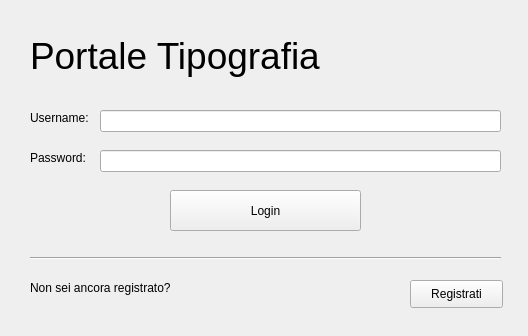
<?xml version="1.0" encoding="UTF-8"?>
<ui version="4.0">
 <class>MainWindow</class>
 <widget class="QMainWindow" name="MainWindow">
  <property name="geometry">
   <rect>
    <x>0</x>
    <y>0</y>
    <width>528</width>
    <height>336</height>
   </rect>
  </property>
  <property name="sizePolicy">
   <sizepolicy hsizetype="Fixed" vsizetype="Fixed">
    <horstretch>0</horstretch>
    <verstretch>0</verstretch>
   </sizepolicy>
  </property>
  <property name="maximumSize">
   <size>
    <width>528</width>
    <height>336</height>
   </size>
  </property>
  <property name="windowTitle">
   <string>Benvenuto nel Portale della Tipografia</string>
  </property>
  <widget class="QWidget" name="centralwidget">
   <widget class="QLabel" name="label">
    <property name="geometry">
     <rect>
      <x>30</x>
      <y>20</y>
      <width>471</width>
      <height>71</height>
     </rect>
    </property>
    <property name="font">
     <font>
      <pointsize>28</pointsize>
     </font>
    </property>
    <property name="text">
     <string>Portale Tipografia</string>
    </property>
   </widget>
   <widget class="QLabel" name="label_2">
    <property name="geometry">
     <rect>
      <x>30</x>
      <y>110</y>
      <width>71</width>
      <height>16</height>
     </rect>
    </property>
    <property name="text">
     <string>Username:</string>
    </property>
   </widget>
   <widget class="QLineEdit" name="lineEdit">
    <property name="geometry">
     <rect>
      <x>100</x>
      <y>110</y>
      <width>401</width>
      <height>22</height>
     </rect>
    </property>
   </widget>
   <widget class="QLineEdit" name="lineEdit_2">
    <property name="geometry">
     <rect>
      <x>100</x>
      <y>150</y>
      <width>401</width>
      <height>22</height>
     </rect>
    </property>
    <property name="echoMode">
     <enum>QLineEdit::Password</enum>
    </property>
    <property name="clearButtonEnabled">
     <bool>false</bool>
    </property>
   </widget>
   <widget class="QLabel" name="label_3">
    <property name="geometry">
     <rect>
      <x>30</x>
      <y>150</y>
      <width>71</width>
      <height>16</height>
     </rect>
    </property>
    <property name="text">
     <string>Password:</string>
    </property>
   </widget>
   <widget class="QPushButton" name="pushButton">
    <property name="geometry">
     <rect>
      <x>170</x>
      <y>190</y>
      <width>191</width>
      <height>41</height>
     </rect>
    </property>
    <property name="text">
     <string>Login</string>
    </property>
   </widget>
   <widget class="Line" name="line">
    <property name="geometry">
     <rect>
      <x>30</x>
      <y>250</y>
      <width>471</width>
      <height>16</height>
     </rect>
    </property>
    <property name="orientation">
     <enum>Qt::Horizontal</enum>
    </property>
   </widget>
   <widget class="QLabel" name="label_4">
    <property name="geometry">
     <rect>
      <x>30</x>
      <y>280</y>
      <width>151</width>
      <height>16</height>
     </rect>
    </property>
    <property name="text">
     <string>Non sei ancora registrato?</string>
    </property>
   </widget>
   <widget class="QPushButton" name="pushButton_2">
    <property name="geometry">
     <rect>
      <x>410</x>
      <y>280</y>
      <width>93</width>
      <height>28</height>
     </rect>
    </property>
    <property name="text">
     <string>Registrati</string>
    </property>
   </widget>
  </widget>
 </widget>
 <resources/>
 <connections/>
</ui>
